Frame 1 (no input): blank canvas, image omitted
Frame 60 (no input): blank canvas, image omitted
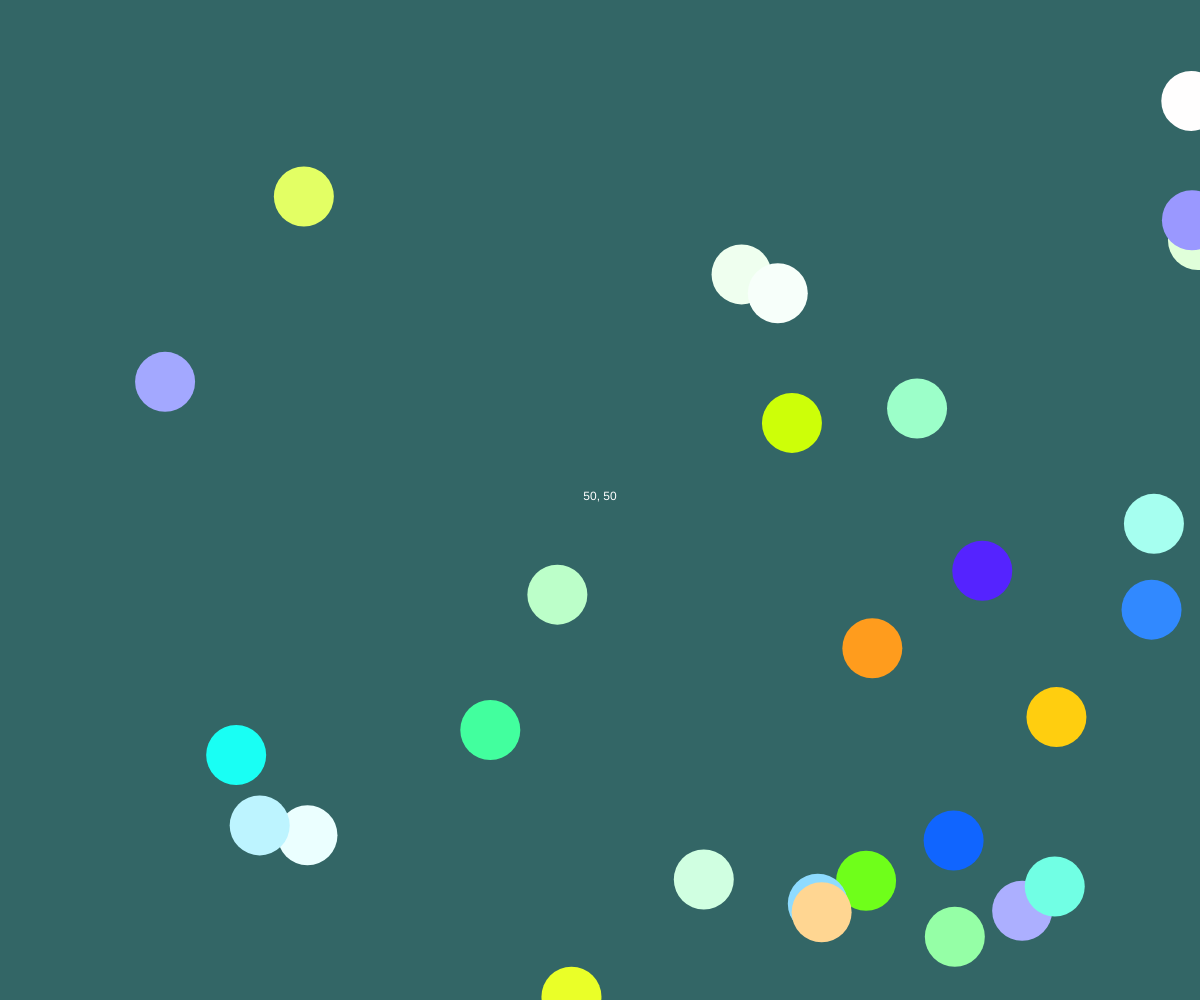
Frame 120 (the mouse pressed at the canvas centre since frame 60)

The p5.js sketch whose frames 1 and 60 were blank and that drew this single picture after the mouse press (run headless with seeded random() and noise() and a simulated clock; from frame 60 on, the mouse is pressed at the canvas centre):

// p5.js sketch
// ── sketch.js
function preload() {
  // put preload code here
}

var balls = [];

function setup() {
  // put setup code here
  createCanvas(windowWidth, windowHeight);
  colorMode(HSB);

  var minimodiametro = width/60;
  var maximodiametro = width/20;

  var teste = random(10,30);

  var ballNumber = 30;
  for (var i = 0; i < ballNumber; i++) {
    var myBall = new Ball(random(width, 0), random(0, height))

    myBall.diameter = random(minimodiametro, maximodiametro);
    //o valor abaixo vai para cada uma das bolas
    myBall.speed = random(1, 4);
    myBall.color = color(random(0, 255), random(0, 100), random(128, 255));

    balls.push(myBall);
  }
}

function draw() {
  // put drawing code here
  background(mouseX / width * 360, mouseY/height*100, 40);
  textAlign(CENTER);
  drawWords(width * .5);

  for (var j = 2; j < balls.length; j++) {

    balls[j].move();
    balls[j].display();

  }

}

//my object

function Ball(_x, _y, _diameter) {
  this.x = _x;
  this.y = _y;
  this.diameter = _diameter;
  this.color = 'blue'
  this.speed = 2;

  var yDir = 0.5;
  var xDir = 0.5;

  this.display = function() {
    fill(this.color);
    noStroke();
    // ellipse(this.x, this.y, this.diameter);
    ellipse(this.x, this.y, mouseX/10);
  }

  this.move = function() {
    this.x += this.speed * xDir;
    this.y += this.speed * yDir;

    if (this.y > height || this.y < 0) {
      yDir = yDir * -1;
    }

    if (this.x > width || this.x < 0) {
      xDir = xDir * -1;
    }

    function windowResized() {

      resizeCanvas(windowWidth, windowHeight);

    }
  }

}

function windowResized() {

  resizeCanvas(windowWidth, windowHeight);
}

function drawWords(x) {
  // The text() function needs three parameters:
  // the text to draw, the horizontal position,
  // and the vertical position
  background(0,0);
  fill(255);
  text(floor(mouseX / width * 100) + ", " + floor(mouseY / height * 100), mouseX, mouseY);
}
